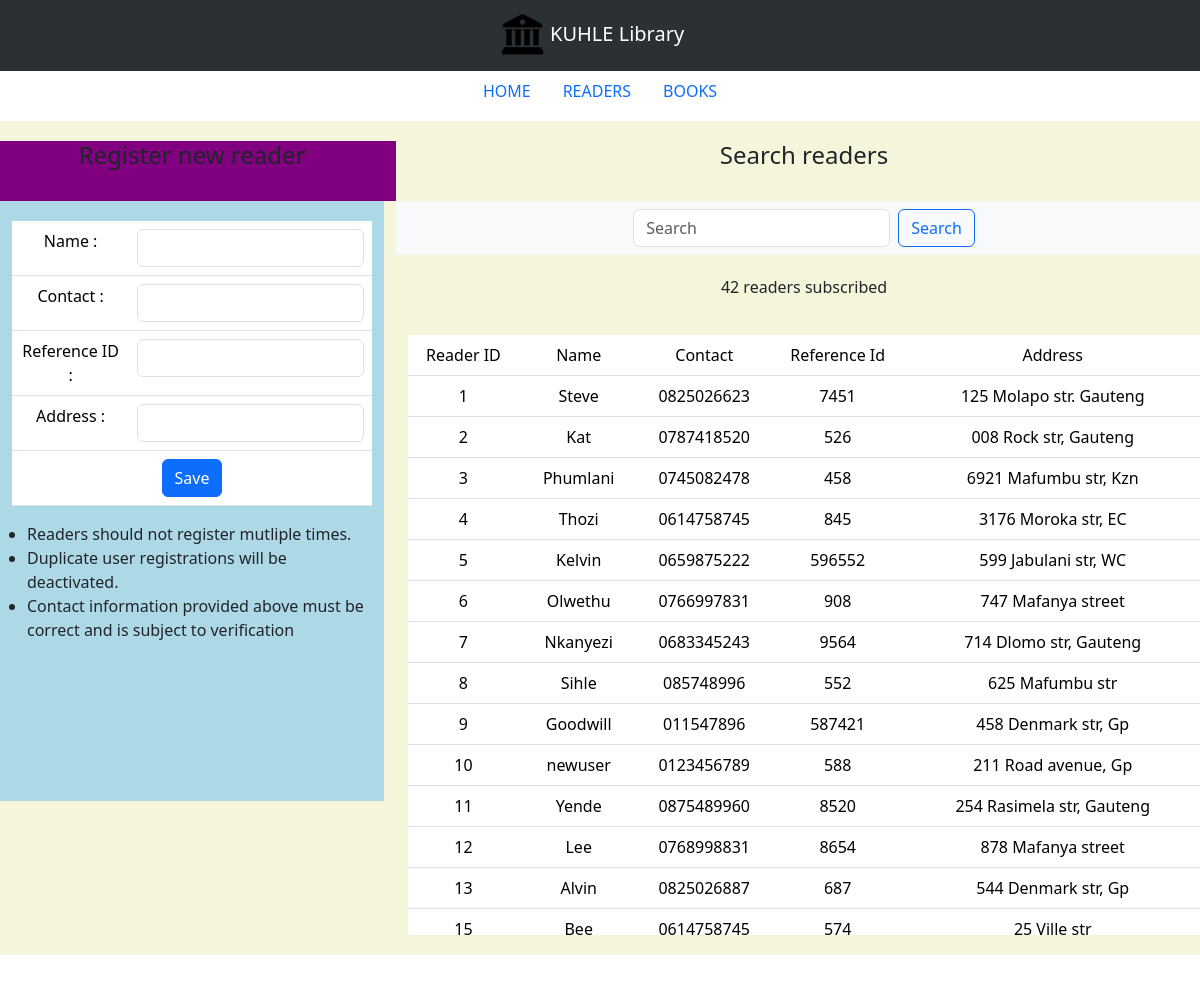
The page /readers on the database its author committed.
### lims_app/models.py (models this page shows, shortened)
class reader(models.Model):
    reference_id = models.CharField(max_length=200)
    reader_name = models.CharField(max_length=200)
    reader_contact = models.CharField(max_length=200)
    reader_address = models.TextField()
    active = models.BooleanField(default=True)

### lims_app/views.py (the view)
# urls.py: path("readers",readers_tab),
def readers_tab(request):
    if request.method=="GET":
        readers= reader.objects.all()
        return render(request, "readers.html", context={"current_tab:": "readers", "readers":readers})
    else:
        query = request.POST["query"]
        readers = reader.objects.raw("select * from lims_app_reader where reader_name like '%"+query+"%'")
        return render(request, "readers.html", context={"current_tab:": "readers", "readers":readers, "query":query})

### lims_app/templates/readers.html (shortened to what this page needs)
<!DOCTYPE html>
{% extends "index.html" %}
{% load static %}
{% block main_content %}
<div class="container-flex text-center" style="background-color: beige; padding-bottom: 20px; margin-top: 10px; vertical-align: middle; padding-top: 10px;">
    <div class="row justify-content-center" style="margin-top: 10px ; height: 60px;">
        <div class="col-md-4" style="background-color: purple;">
            <h4>
                Register new reader
            </h4>
        </div>
        <div class="col-md-8">
            <h4>
                Search readers
            </h4>
        </div>
    </div>
    <div class="row">
        <div class="col-md-4">
            <div class="container" style="overflow-y: auto; height: 600px; background-color: lightblue;">
                <form class="d-flex" hx-post="/readers/add" hx-target="#response"  hx-swap="beforeend">
                    <table class="table" style="margin-top: 20px;">
                        <tbody>
                            <tr>
                                <td>
                                    <label>Name : </label>
                                </td>
                                <td>
                                    <input class="form-control" type="text" name="reader_name">
                                </td>
                            </tr>
                            <tr>
                                <td>
                                    <label>Contact :</label>
                                </td>
                                <td>
                                    <input class="form-control" type="text" name="reader_contact">
                                </td>
                            </tr>
                            <tr>
                                <td>
                                    <label>Reference ID :</label>
                                </td>
                                <td>
                                    <input class="form-control" type="text" name="reference_id">
                                </td>
                            </tr>
                            <tr>
                                <td>
                                    <label>Address :</label>
                                </td>
                                <td>
                                    <input class="form-control" type="text" name="reader_address">
                                </td>
                            </tr>
                            <tr>
                                <td colspan="2">
                                    <button  class="btn btn-primary" type="submit">
                                        Save
                                    </button>
                                </td>
                            </tr>
                        </tbody>
                    </table>
                </form>
                <ul style="text-align: left; vertical-align: middle; padding-left: 15px;">
                    <li>Readers should not register mutliple times.</li>
                    <li>Duplicate user registrations will be deactivated.</li>
                    <li>Contact information provided above must be correct and is subject to verification</li>
                </ul>
            </div>
        </div>
        <div class="col-md-8">
            <div class="row">
                <nav class="navbar navbar-expand-lg bg-body-tertiary">
                    <div class="container-fluid justify-content-center align-items-center">
                        <form class="d-flex" role="search" action="/readers" method="POST">
                            <input class="form-control me-2" type="search" placeholder="Search" aria-label="Search" name="query" value="{{query}}">
                            <button class="btn btn-outline-primary" type="submit">Search</button>
                        </form>
                    </div>
                </nav>
            </div>
            <div class="row" style="margin-top: 20px;">
                <p>{{readers|length}} readers subscribed</p>
            </div>
            <div class="row" style="margin-top: 20px;">
                <div class="container" style="overflow-y: auto; height: 600px;" >
                    <table class="table table-hover">
                        <thead>
                            <tr>
                                <td>Reader ID</td>
                                <td>Name</td>
                                <td>Contact</td>
                                <td>Reference Id</td>
                                <td>Address</td>
                            </tr>
                        </thead>
                        <tbody id="response">
                            {% for reader in readers %}
                                <tr>
                                    <td>
                                        {{ reader.id }}
                                    </td>
                                    <td>
                                        {{ reader.reader_name }}
                                    </td>
                                    <td>
                                        {{ reader.reader_contact }}
                                    </td>
                                    <td>
                                        {{ reader.reference_id }}
                                    </td>
                                    <td>
                                        {{ reader.reader_address }}
                                    </td>
                                </tr>
                            {% endfor %}
                        </tbody>
                    </table>
                </div>
            </div>
        </div>
    </div>
</div>
{% endblock main_content %}

### rows shown on the page
reader: id "1", reader_name "Steve", reader_contact "0825026623", reference_id "7451", reader_address "125 Molapo str. Gauteng"
reader: id "2", reader_name "Kat", reader_contact "0787418520", reference_id "526", reader_address "008 Rock str, Gauteng"
reader: id "3", reader_name "Phumlani", reader_contact "0745082478", reference_id "458", reader_address "6921 Mafumbu str, Kzn"
reader: id "4", reader_name "Thozi", reader_contact "0614758745", reference_id "845", reader_address "3176 Moroka str, EC"
reader: id "5", reader_name "Kelvin", reader_contact "0659875222", reference_id "596552", reader_address "599 Jabulani str, WC"
reader: id "6", reader_name "Olwethu", reader_contact "0766997831", reference_id "908", reader_address "747 Mafanya street"
reader: id "7", reader_name "Nkanyezi", reader_contact "0683345243", reference_id "9564", reader_address "714 Dlomo str, Gauteng"
reader: id "8", reader_name "Sihle", reader_contact "085748996", reference_id "552", reader_address "625 Mafumbu str"
reader: id "9", reader_name "Goodwill", reader_contact "011547896", reference_id "587421", reader_address "458 Denmark str, Gp"
reader: id "10", reader_name "newuser", reader_contact "0123456789", reference_id "588", reader_address "211 Road avenue, Gp"
reader: id "11", reader_name "Yende", reader_contact "0875489960", reference_id "8520", reader_address "254 Rasimela str, Gauteng"
reader: id "12", reader_name "Lee", reader_contact "0768998831", reference_id "8654", reader_address "878 Mafanya street"
reader: id "13", reader_name "Alvin", reader_contact "0825026887", reference_id "687", reader_address "544 Denmark str, Gp"
reader: id "15", reader_name "Bee", reader_contact "0614758745", reference_id "574", reader_address "25 Ville str"

### other values the page prints
{{ readers|length }} "42"
